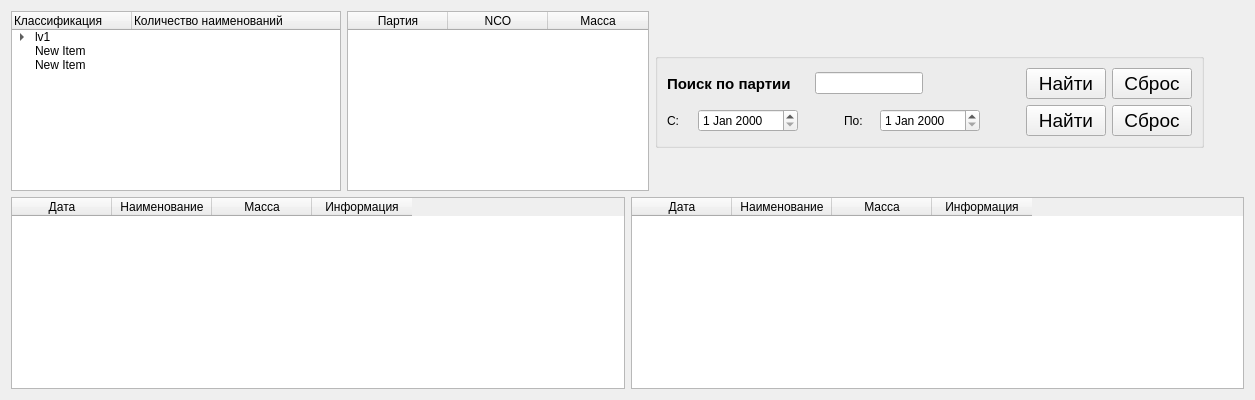
      <widget class="QWidget" name="tab">
       <attribute name="title">
        <string>Материал</string>
       </attribute>
       <layout class="QVBoxLayout" name="verticalLayout_15">
        <item>
         <layout class="QHBoxLayout" name="lay_menu_stor_2">
          <item>
           <widget class="QTreeWidget" name="tree_stor_2">
            <property name="sizePolicy">
             <sizepolicy hsizetype="Maximum" vsizetype="Maximum">
              <horstretch>0</horstretch>
              <verstretch>0</verstretch>
             </sizepolicy>
            </property>
            <property name="minimumSize">
             <size>
              <width>330</width>
              <height>180</height>
             </size>
            </property>
            <property name="font">
             <font>
              <weight>62</weight>
              <italic>false</italic>
              <bold>true</bold>
             </font>
            </property>
            <property name="editTriggers">
             <set>QAbstractItemView::NoEditTriggers</set>
            </property>
            <attribute name="headerDefaultSectionSize">
             <number>120</number>
            </attribute>
            <column>
             <property name="text">
              <string notr="true">Классификация</string>
             </property>
            </column>
            <column>
             <property name="text">
              <string>Количество наименований</string>
             </property>
            </column>
            <item>
             <property name="text">
              <string>lv1</string>
             </property>
             <item>
              <property name="text">
               <string>lv2</string>
              </property>
             </item>
            </item>
            <item>
             <property name="text">
              <string>New Item</string>
             </property>
            </item>
            <item>
             <property name="text">
              <string>New Item</string>
             </property>
            </item>
           </widget>
          </item>
          <item>
           <widget class="QTableWidget" name="tableWidget">
            <property name="sizePolicy">
             <sizepolicy hsizetype="Maximum" vsizetype="Maximum">
              <horstretch>0</horstretch>
              <verstretch>0</verstretch>
             </sizepolicy>
            </property>
            <property name="minimumSize">
             <size>
              <width>302</width>
              <height>0</height>
             </size>
            </property>
            <property name="editTriggers">
             <set>QAbstractItemView::NoEditTriggers</set>
            </property>
            <column>
             <property name="text">
              <string>Партия</string>
             </property>
            </column>
            <column>
             <property name="text">
              <string>NCO</string>
             </property>
            </column>
            <column>
             <property name="text">
              <string>Масса</string>
             </property>
            </column>
           </widget>
          </item>
          <item>
           <layout class="QVBoxLayout" name="verticalLayout_14">
            <item>
             <widget class="QGroupBox" name="box_serch_stor_2">
              <property name="sizePolicy">
               <sizepolicy hsizetype="Preferred" vsizetype="Maximum">
                <horstretch>0</horstretch>
                <verstretch>0</verstretch>
               </sizepolicy>
              </property>
              <property name="title">
               <string/>
              </property>
              <layout class="QVBoxLayout" name="verticalLayout_11">
               <item>
                <layout class="QHBoxLayout" name="lay_nomber_serch_stor_2">
                 <item>
                  <widget class="QLabel" name="label_nomber_serch_stor_2">
                   <property name="font">
                    <font>
                     <pointsize>11</pointsize>
                     <weight>75</weight>
                     <italic>false</italic>
                     <bold>true</bold>
                    </font>
                   </property>
                   <property name="text">
                    <string>Поиск по партии</string>
                   </property>
                  </widget>
                 </item>
                 <item>
                  <spacer name="hspacer_nomber_serch_stor_2">
                   <property name="orientation">
                    <enum>Qt::Horizontal</enum>
                   </property>
                   <property name="sizeType">
                    <enum>QSizePolicy::Fixed</enum>
                   </property>
                   <property name="sizeHint" stdset="0">
                    <size>
                     <width>18</width>
                     <height>20</height>
                    </size>
                   </property>
                  </spacer>
                 </item>
                 <item>
                  <widget class="QLineEdit" name="lineedit_nomber_serch_stor_2"/>
                 </item>
                 <item>
                  <spacer name="horizontalSpacer">
                   <property name="orientation">
                    <enum>Qt::Horizontal</enum>
                   </property>
                   <property name="sizeHint" stdset="0">
                    <size>
                     <width>40</width>
                     <height>20</height>
                    </size>
                   </property>
                  </spacer>
                 </item>
                 <item>
                  <widget class="QPushButton" name="pushbutton_ok_nomber_serch_stor_2">
                   <property name="font">
                    <font>
                     <pointsize>14</pointsize>
                     <weight>50</weight>
                     <italic>false</italic>
                     <bold>false</bold>
                    </font>
                   </property>
                   <property name="text">
                    <string>Найти</string>
                   </property>
                  </widget>
                 </item>
                 <item>
                  <widget class="QPushButton" name="pushbutton_cancel_nomber_serch_stor_2">
                   <property name="font">
                    <font>
                     <pointsize>14</pointsize>
                     <weight>50</weight>
                     <italic>false</italic>
                     <bold>false</bold>
                    </font>
                   </property>
                   <property name="text">
                    <string>Сброс</string>
                   </property>
                  </widget>
                 </item>
                </layout>
               </item>
               <item>
                <layout class="QHBoxLayout" name="lay_date_serch_stor_2">
                 <item>
                  <widget class="QLabel" name="label1_data_serch_stor_2">
                   <property name="minimumSize">
                    <size>
                     <width>25</width>
                     <height>0</height>
                    </size>
                   </property>
                   <property name="maximumSize">
                    <size>
                     <width>9</width>
                     <height>16777215</height>
                    </size>
                   </property>
                   <property name="text">
                    <string>С:</string>
                   </property>
                  </widget>
                 </item>
                 <item>
                  <widget class="QDateEdit" name="dateedit_start_serch_stor_2">
                   <property name="minimumSize">
                    <size>
                     <width>100</width>
                     <height>0</height>
                    </size>
                   </property>
                  </widget>
                 </item>
                 <item>
                  <spacer name="hspacer2__data_serch_stor_2">
                   <property name="orientation">
                    <enum>Qt::Horizontal</enum>
                   </property>
                   <property name="sizeType">
                    <enum>QSizePolicy::Fixed</enum>
                   </property>
                   <property name="sizeHint" stdset="0">
                    <size>
                     <width>40</width>
                     <height>20</height>
                    </size>
                   </property>
                  </spacer>
                 </item>
                 <item>
                  <widget class="QLabel" name="label2_data_serch_stor_2">
                   <property name="minimumSize">
                    <size>
                     <width>30</width>
                     <height>0</height>
                    </size>
                   </property>
                   <property name="maximumSize">
                    <size>
                     <width>15</width>
                     <height>16777215</height>
                    </size>
                   </property>
                   <property name="text">
                    <string>По:</string>
                   </property>
                  </widget>
                 </item>
                 <item>
                  <widget class="QDateEdit" name="dateedit_finish_serch_stor_2">
                   <property name="sizePolicy">
                    <sizepolicy hsizetype="Minimum" vsizetype="Fixed">
                     <horstretch>0</horstretch>
                     <verstretch>0</verstretch>
                    </sizepolicy>
                   </property>
                   <property name="minimumSize">
                    <size>
                     <width>100</width>
                     <height>0</height>
                    </size>
                   </property>
                  </widget>
                 </item>
                 <item>
                  <spacer name="hspacer1_data_serch_stor_2">
                   <property name="orientation">
                    <enum>Qt::Horizontal</enum>
                   </property>
                   <property name="sizeType">
                    <enum>QSizePolicy::Fixed</enum>
                   </property>
                   <property name="sizeHint" stdset="0">
                    <size>
                     <width>40</width>
                     <height>20</height>
                    </size>
                   </property>
                  </spacer>
                 </item>
                 <item>
                  <widget class="QPushButton" name="pushbutton_ok_data_serch_stor_2">
                   <property name="font">
                    <font>
                     <pointsize>14</pointsize>
                     <weight>50</weight>
                     <italic>false</italic>
                     <bold>false</bold>
                    </font>
                   </property>
                   <property name="text">
                    <string>Найти</string>
                   </property>
                  </widget>
                 </item>
                 <item>
                  <widget class="QPushButton" name="pushbutton_cancel_data_serch_stor_2">
                   <property name="font">
                    <font>
                     <pointsize>14</pointsize>
                     <weight>50</weight>
                     <italic>false</italic>
                     <bold>false</bold>
                    </font>
                   </property>
                   <property name="text">
                    <string>Сброс</string>
                   </property>
                  </widget>
                 </item>
                </layout>
               </item>
              </layout>
             </widget>
            </item>
           </layout>
          </item>
          <item>
           <spacer name="horizontalSpacer_5">
            <property name="orientation">
             <enum>Qt::Horizontal</enum>
            </property>
            <property name="sizeHint" stdset="0">
             <size>
              <width>40</width>
              <height>20</height>
             </size>
            </property>
           </spacer>
          </item>
         </layout>
        </item>
        <item>
         <layout class="QHBoxLayout" name="horizontalLayout_3">
          <item>
           <widget class="QTableWidget" name="table_stor_2">
            <property name="editTriggers">
             <set>QAbstractItemView::NoEditTriggers</set>
            </property>
            <column>
             <property name="text">
              <string>Дата</string>
             </property>
            </column>
            <column>
             <property name="text">
              <string>Наименование</string>
             </property>
            </column>
            <column>
             <property name="text">
              <string>Масса</string>
             </property>
            </column>
            <column>
             <property name="text">
              <string>Информация</string>
             </property>
            </column>
           </widget>
          </item>
          <item>
           <widget class="QTableWidget" name="table_stor_3">
            <property name="editTriggers">
             <set>QAbstractItemView::NoEditTriggers</set>
            </property>
            <column>
             <property name="text">
              <string>Дата</string>
             </property>
            </column>
            <column>
             <property name="text">
              <string>Наименование</string>
             </property>
            </column>
            <column>
             <property name="text">
              <string>Масса</string>
             </property>
            </column>
            <column>
             <property name="text">
              <string>Информация</string>
             </property>
            </column>
           </widget>
          </item>
         </layout>
        </item>
       </layout>
      </widget>
